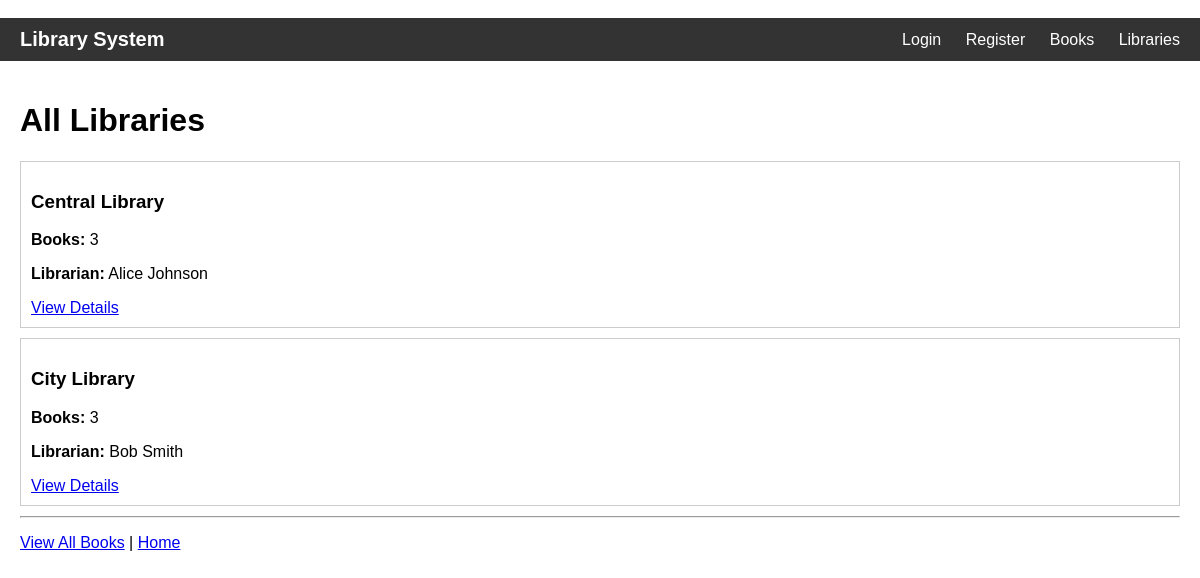
Page /libraries/ on the committed database.
### relationship_app/models.py (models this page shows, shortened)
class Library(models.Model):
    name = models.CharField(max_length=100)
    books = models.ManyToManyField(Book, related_name='libraries')

class Librarian(models.Model):
    name = models.CharField(max_length=100)
    library = models.OneToOneField(Library, on_delete=models.CASCADE, related_name='librarian')

### relationship_app/views.py (the view)
# urls.py: path('libraries/', views.LibraryListView.as_view(), name='library_list'),
class LibraryListView(ListView):
    model = Library
    template_name = 'relationship_app/library_list.html'
    context_object_name = 'libraries'

### relationship_app/templates/relationship_app/library_list.html (shortened to what this page needs)
﻿{% extends "relationship_app/base.html" %}
{% block content %}
<h1>All Libraries</h1>
{% if libraries %}
    {% for library in libraries %}
    <div style="border: 1px solid #ccc; padding: 10px; margin: 10px 0;">
        <h3>{{ library.name }}</h3>
        <p><strong>Books:</strong> {{ library.books.count }}</p>
        {% if library.librarian %}
        <p><strong>Librarian:</strong> {{ library.librarian.name }}</p>
        {% endif %}
        <a href="{% url 'relationship_app:library_detail' library.id %}">View Details</a>
    </div>
    {% endfor %}
{% else %}
    <p>No libraries available in the database.</p>
{% endif %}
<hr>
<p>
    <a href="{% url 'relationship_app:list_books' %}">View All Books</a> |
    <a href="{% url 'relationship_app:home' %}">Home</a>
</p>
{% endblock %}

### relationship_app/templates/relationship_app/base.html (style rules this page uses)
body { font-family: Arial, sans-serif; margin: 0; padding: 0; }

### rows in the picture
Library: name "Central Library", books.count "3", librarian.name "Alice Johnson"
Library: name "City Library", books.count "3", librarian.name "Bob Smith"
